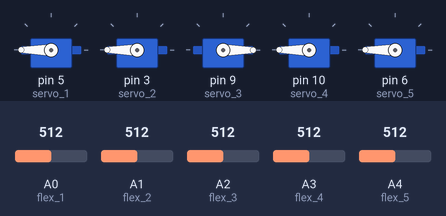
Bench run of a sketch on a simulated Arduino Uno, built with avr-gcc and run on an emulated ATmega328P. Parts: 5 × servo. Inputs (shaded band) come from the test bench; at power-on: A0 (flex_1) = 512, A1 (flex_2) = 512, A2 (flex_3) = 512, A3 (flex_4) = 512, A4 (flex_5) = 512.

Above: at 1.2 s.
1.3 s: A0 (flex_1) set to 485
2.8 s: A0 (flex_1) set to 468
At 3.8 s:
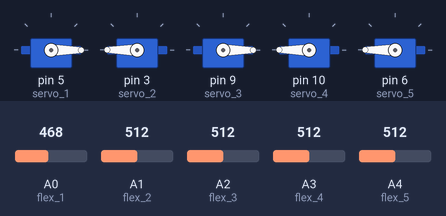
4.3 s: A1 (flex_2) set to 487
5.8 s: A1 (flex_2) set to 462
At 7.0 s:
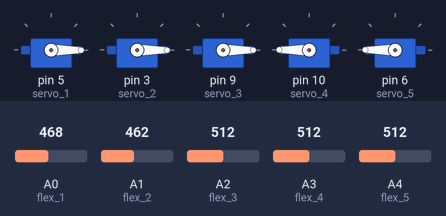
7.3 s: A2 (flex_3) set to 486
8.8 s: A2 (flex_3) set to 464
At 9.5 s:
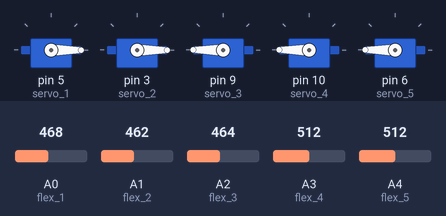
Timing chart, 0 to 11.3 s (numbered marks = the images above; inputs shaded):
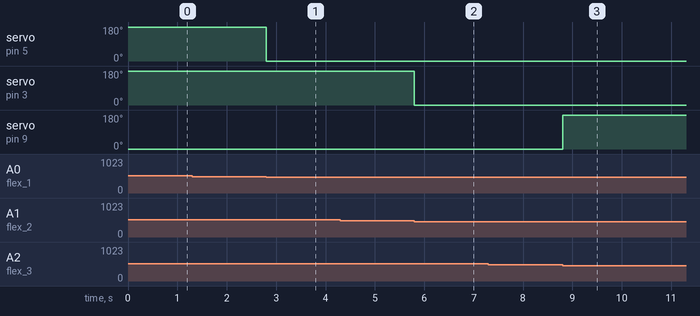

The sketch:

arm.ino
```cpp
#include <Servo.h>

Servo servo_1;
Servo servo_2;
Servo servo_3;
Servo servo_4;
Servo servo_5;

int flex_1 = 0;
int flex_2 = 1;
int flex_3 = 2;
int flex_4 = 3;
int flex_5 = 4;

void setup()
{
  servo_1.attach(5);
  servo_2.attach(3);
  servo_3.attach(9);
  servo_4.attach(10);
  servo_5.attach(6);
}


void loop()
{
  int flex_1_pos;
  int servo_1_pos;
  flex_1_pos = analogRead(flex_1);
  servo_1_pos = map(flex_1_pos, 1020, 1023, 180, 0);
  servo_1_pos = constrain(servo_1_pos, 0, 180);
  servo_1.write(servo_1_pos);

  int flex_2_pos;
  int servo_2_pos;
  flex_2_pos = analogRead(flex_2);
  servo_2_pos = map(flex_2_pos, 1020, 1023, 180, 0);
  servo_2_pos = constrain(servo_2_pos, 0, 180);
  servo_2.write(servo_2_pos);


  int flex_3_pos;
  int servo_3_pos;
  flex_3_pos = analogRead(flex_3);
  servo_3_pos = map(flex_3_pos, 1020, 1023, 0, 180);
  servo_3_pos = constrain(servo_3_pos, 0, 180);
  servo_3.write(servo_3_pos);


  int flex_4_pos;
  int servo_4_pos;
  flex_4_pos = analogRead(flex_4);
  servo_4_pos = map(flex_4_pos, 1020, 1023, 180, 0);
  servo_4_pos = constrain(servo_4_pos, 0, 180);
  servo_4.write(servo_4_pos);


  int flex_5_pos;
  int servo_5_pos;
  flex_5_pos = analogRead(flex_5);
  servo_5_pos = map(flex_5_pos, 1020, 1023, 180, 0);
  servo_5_pos = constrain(servo_5_pos, 0, 180);
  servo_5.write(servo_5_pos);

}
```

Measured:
- the behaviour switches between 477 and 476 on A0 (flex_1) (found by bisection; images 0 and 1)
- the behaviour switches between 477 and 476 on A1 (flex_2) (found by bisection; images 1 and 2)
- the behaviour switches between 474 and 473 on A2 (flex_3) (found by bisection; images 2 and 3)
- after the input at 1.3 s, every drawn part: stays the same
- after the input at 2.8 s, servo on pin 5 (servo_1): 180° → 0° at once
- after the input at 4.3 s, every drawn part: stays the same
- after the input at 5.8 s, servo on pin 3 (servo_2): 180° → 0° at once
- after the input at 7.3 s, every drawn part: stays the same
- after the input at 8.8 s, servo on pin 9 (servo_3): 0° → 180° at once
